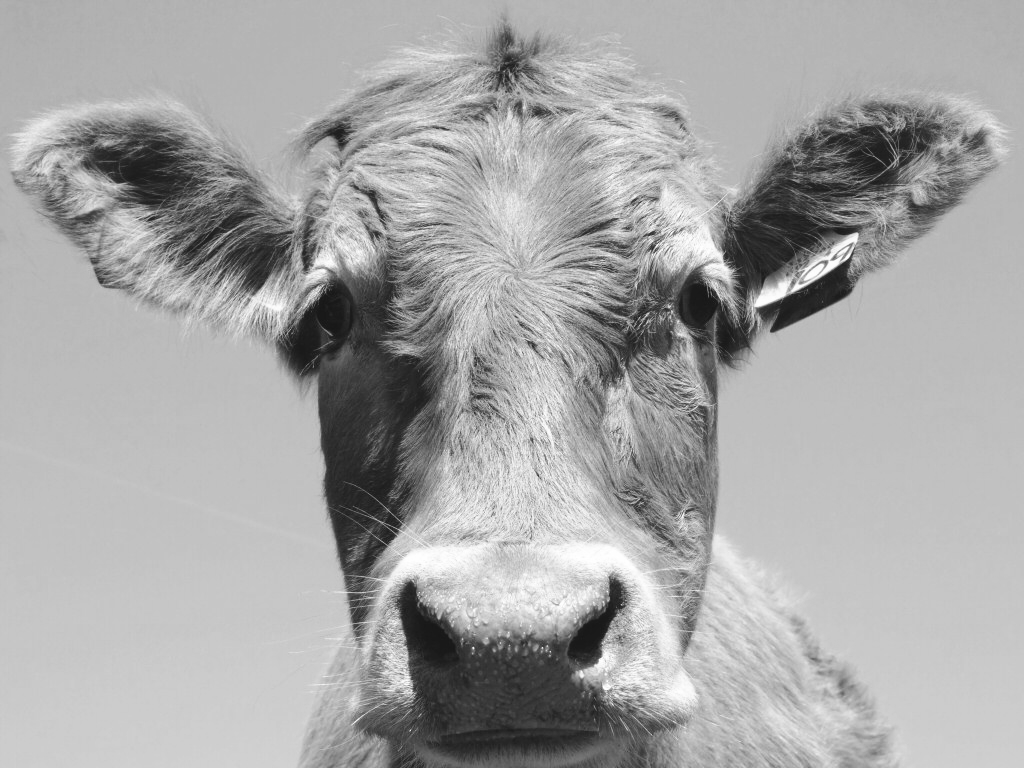
#> input picture Oblig2/cow.png, 1024 x 768 px
$ python Oppgave1_3.py
#> lines starting #> are read from the running program, lines starting #| are printed output that depends on the picture
from imageio import imread
import matplotlib.pyplot as plt
import numpy as np
import math
from scipy.signal import convolve2d
from scipy.fft import fft2
import time


picture = imread('cow.png', as_gray=True)
#> picture is the input picture: shape (768, 1024) float32; min 23, max 255, mean 166.6
N, M = picture.shape
#> N = 768; M = 1024

#Function that runs convolve2d on different filter, decided by the number variable.
def plot_oppgave1_3_conv2():
    #Timelist to have control over time elapsed.
    time_list = [0]
    for i in range(1, number*2, 2):
        start_time = time.time()

        filter = np.ones((i, i)) / (i*i)
        picture_domain = convolve2d(picture, filter)

        current_time = time.time()
        elapsed_time = current_time - start_time
        time_list.append(elapsed_time)
    return time_list

#Function that runs fft2/ifft2 on different filter, decided by the number variable.
def plot_oppgave1_3_fft2():
    #Timelist to have control over time elapsed.
    time_list = [0]
    for i in range(1, number*2, 2):
        start_time = time.time()

        filter = np.ones((i, i)) / (i*i)

        #Transform picture and filter over to frequency-domain using fft2-function. Multiplying them and returning them to
        #picture-domain using ifft2-function.
        frequency_domain = np.fft.fft2(picture)
        frequency_domain_filter = np.fft.fft2(filter, (N, M))
        frequency_domain_convolution = frequency_domain * frequency_domain_filter

        picture_convolved = np.fft.ifft2(frequency_domain_convolution)

        current_time = time.time()
        elapsed_time = current_time - start_time
        time_list.append(elapsed_time)
    return time_list

#Plot-function to arrange and have a good overview over whats going on!
def makePlot():
    conv2_list = plot_oppgave1_3_conv2()
#> the loop in plot_oppgave1_3_conv2, `for i in range(1, number*2, 2):` made 10 passes
#> pass 3, in plot_oppgave1_3_conv2, `picture_domain = convolve2d(picture, filter)`:
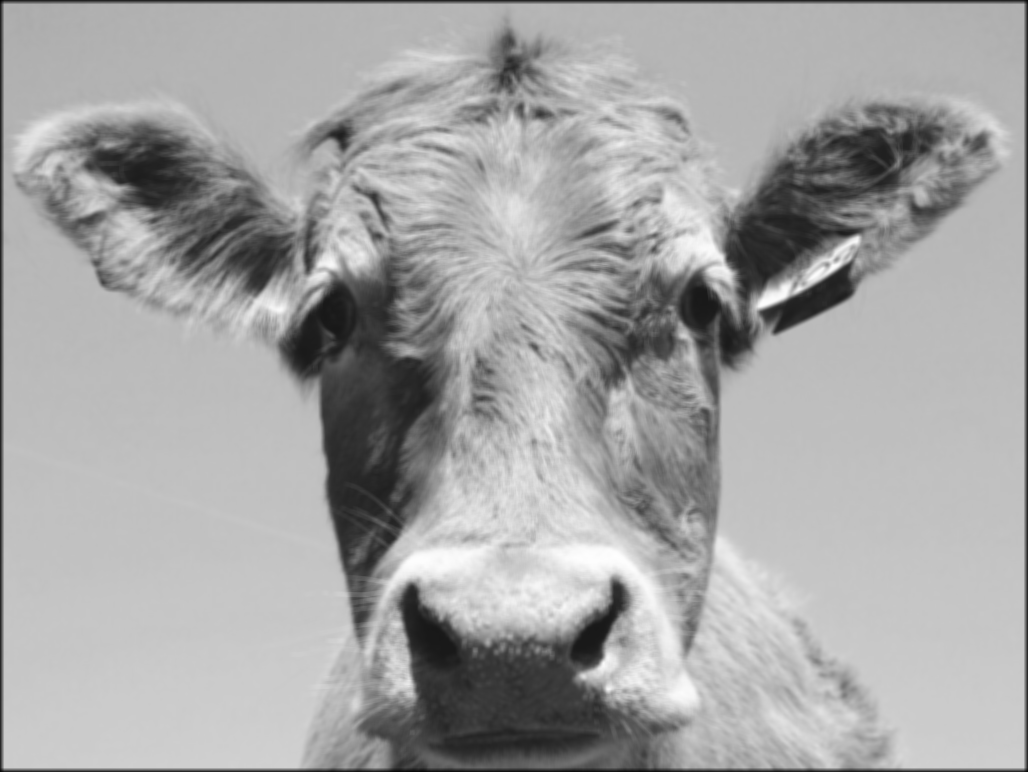
#> picture_domain: shape (772, 1028) float64; min 6.88, max 254.1, mean 165.1
#> after the loop in plot_oppgave1_3_conv2, `for i in range(1, number*2, 2):`: time_list = [0, 0.0381, 0.049, 0.0633, 0.0613, 0.0931, 0.133, 0.184, 0.239, 0.3, 0.365]
    fft2_list = plot_oppgave1_3_fft2()
    x_pos = np.arange(len(conv2_list))
    plt.title('Comparison: \n Conv2-function & Fft2-function')

    plt.plot(x_pos, conv2_list, color = "red")
    plt.plot(x_pos, fft2_list, color="blue")

    plt.grid()

    plt.legend(["conv2", "fft2"])
    plt.ylabel('Run time')
    plt.xlabel('Filter size')

    plt.show()

number = 10

makePlot()
#> in makePlot, `conv2_list = plot_oppgave1_3_conv2()`: conv2_list has the same summary as time_list in plot_oppgave1_3_conv2
#> after the loop in plot_oppgave1_3_fft2, `for i in range(1, number*2, 2):`: time_list = [0, 0.0693, 0.0545, 0.0421, 0.0383, 0.0428, 0.0398, 0.0388, 0.0388, 0.0412, 0.0399]
#> in makePlot, `fft2_list = plot_oppgave1_3_fft2()`: fft2_list has the same summary as time_list in plot_oppgave1_3_fft2
#> in makePlot, `x_pos = np.arange(len(conv2_list))`: x_pos = [0, 1, 2, 3, 4, 5, 6, 7, 8, 9, 10]
#> in makePlot, `plt.show()`:
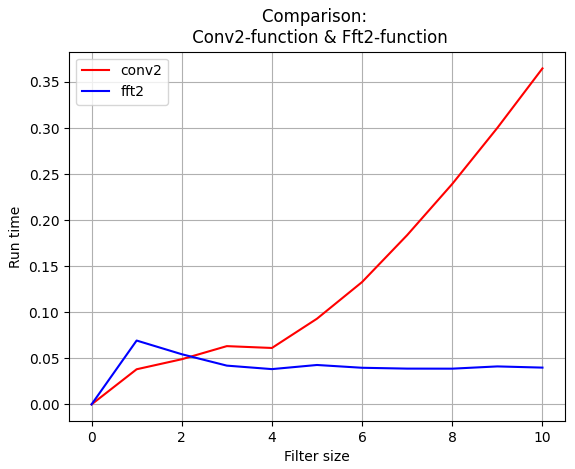
#> figure drawn by matplotlib, 1 panel; curve peaks at x = 10, y = 0.365; curve peaks at x = 1, y = 0.0693

$ run again, with Oblig2/car.png copied over Oblig2/cow.png
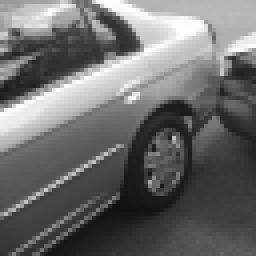
#> input picture Oblig2/car.png, 64 x 64 px (shown 4 times larger)
#> picture is the input picture: shape (64, 64) float32; min 17, max 254, mean 108.2
#> the loop in plot_oppgave1_3_conv2, `for i in range(1, number*2, 2):` made 10 passes
#> pass 3, in plot_oppgave1_3_conv2, `picture_domain = convolve2d(picture, filter)`:
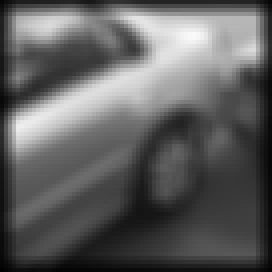
#> picture_domain: shape (68, 68) float64 (shown 4 times larger); min 1.96, max 249.2, mean 95.8
#> after the loop in plot_oppgave1_3_conv2, `for i in range(1, number*2, 2):`: time_list = [0, 0.000811, 0.000723, 0.0008, 0.000429, 0.000613, 0.000865, 0.00126, 0.00176, 0.00224, 0.00295]
#> conv2_list has the same summary as time_list in plot_oppgave1_3_conv2
#> after the loop in plot_oppgave1_3_fft2, `for i in range(1, number*2, 2):`: time_list = [0, 0.000269, 0.000148, 0.000157, 0.000288, 0.000131, 0.000128, 0.000133, 0.000137, 0.000147, 0.00014]
#> fft2_list has the same summary as time_list in plot_oppgave1_3_fft2
#> x_pos = [0, 1, 2, 3, 4, 5, 6, 7, 8, 9, 10]
#> in makePlot, `plt.show()`:
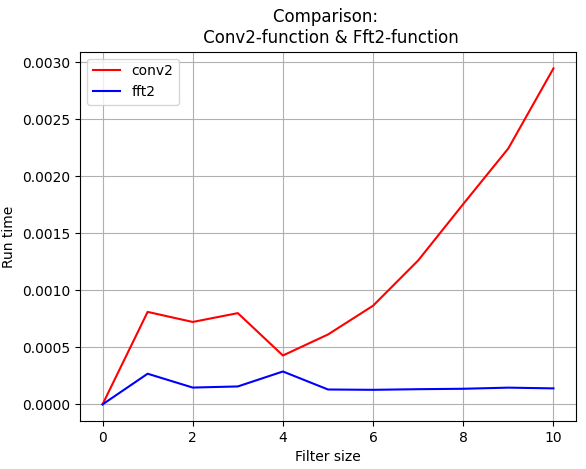
#> figure drawn by matplotlib, 1 panel; curve peaks at x = 10, y = 0.00295; curve peaks at x = 4, y = 0.000288

$ run again, with Oblig2/uio.png copied over Oblig2/cow.png
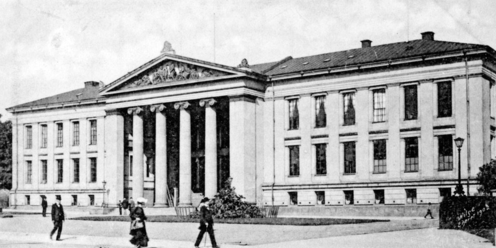
#> input picture Oblig2/uio.png, 496 x 248 px
#> picture is the input picture: shape (248, 496) float32; min 0, max 255, mean 175.4
#> the loop in plot_oppgave1_3_conv2, `for i in range(1, number*2, 2):` made 10 passes
#> pass 3, in plot_oppgave1_3_conv2, `picture_domain = convolve2d(picture, filter)`:
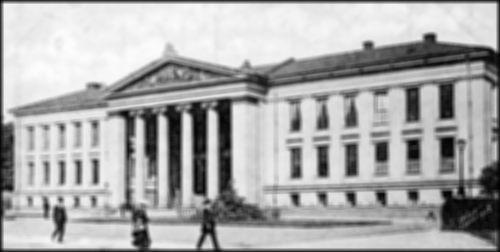
#> picture_domain: shape (252, 500) float64; min 1, max 253.2, mean 171.2
#> after the loop in plot_oppgave1_3_conv2, `for i in range(1, number*2, 2):`: time_list = [0, 0.00687, 0.00807, 0.0112, 0.00994, 0.0146, 0.0215, 0.0291, 0.0381, 0.0496, 0.0603]
#> conv2_list has the same summary as time_list in plot_oppgave1_3_conv2
#> after the loop in plot_oppgave1_3_fft2, `for i in range(1, number*2, 2):`: time_list = [0, 0.0106, 0.00751, 0.00711, 0.00647, 0.006, 0.0061, 0.00683, 0.00605, 0.00611, 0.00784]
#> fft2_list has the same summary as time_list in plot_oppgave1_3_fft2
#> x_pos = [0, 1, 2, 3, 4, 5, 6, 7, 8, 9, 10]
#> in makePlot, `plt.show()`:
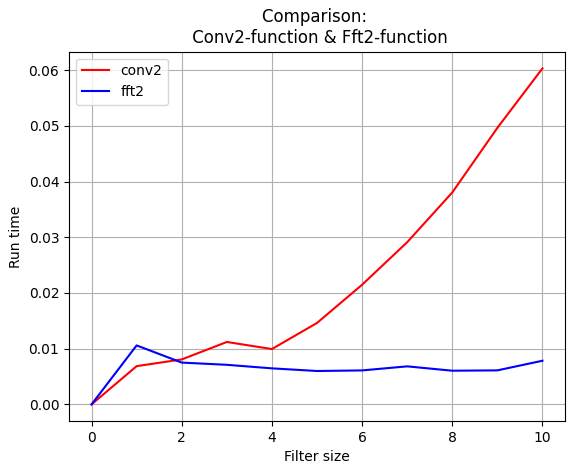
#> figure drawn by matplotlib, 1 panel; curve peaks at x = 10, y = 0.0603; curve peaks at x = 1, y = 0.0106
